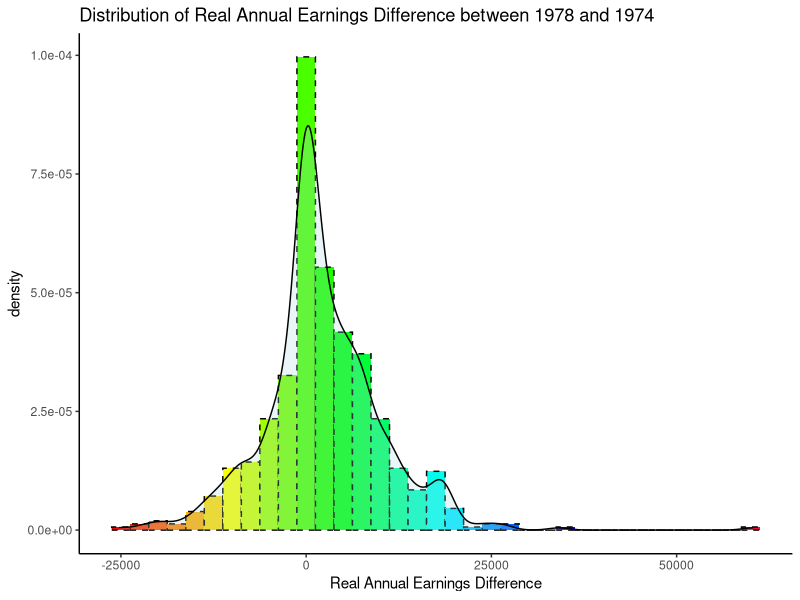
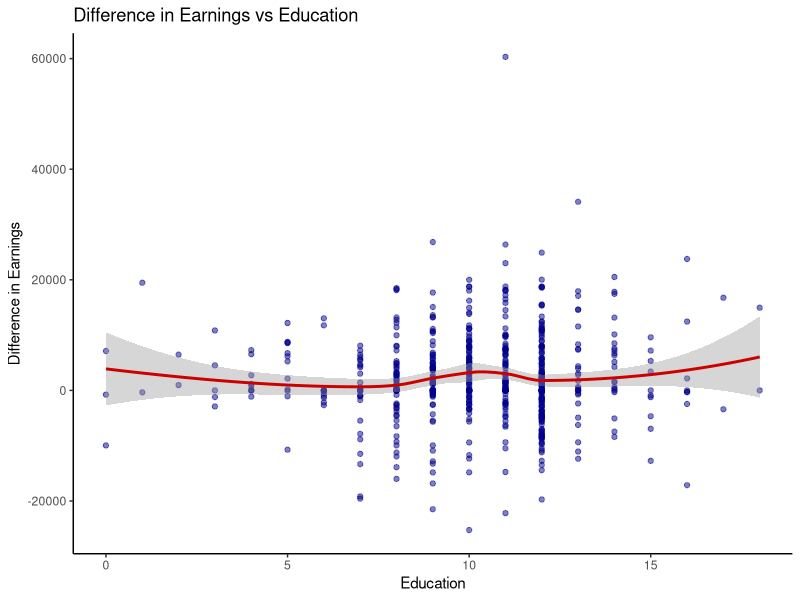
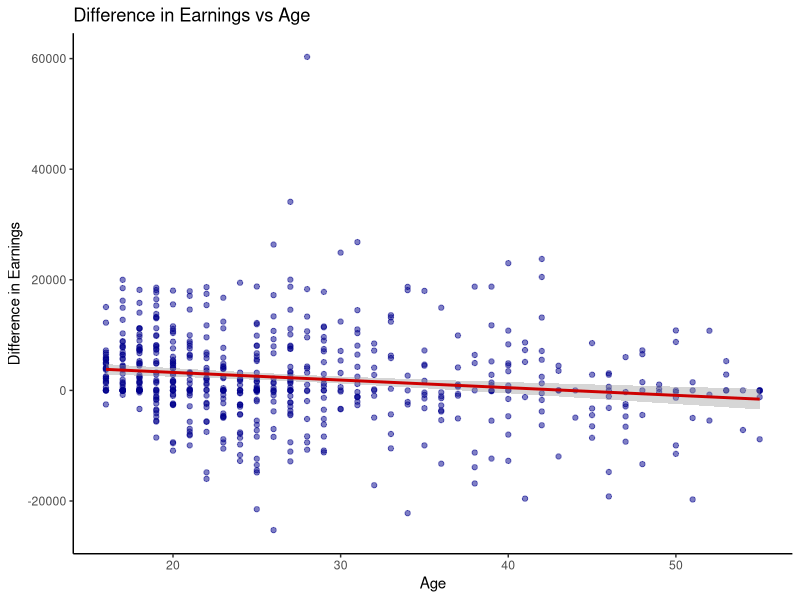
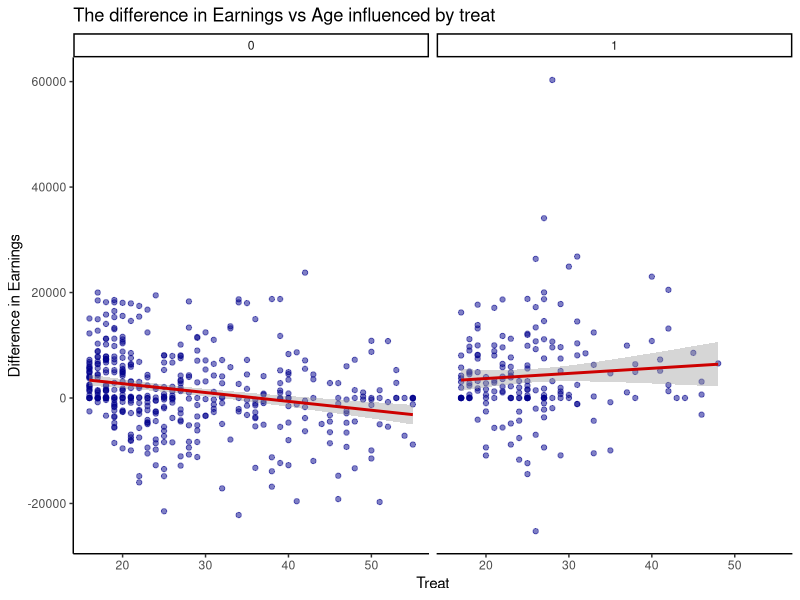
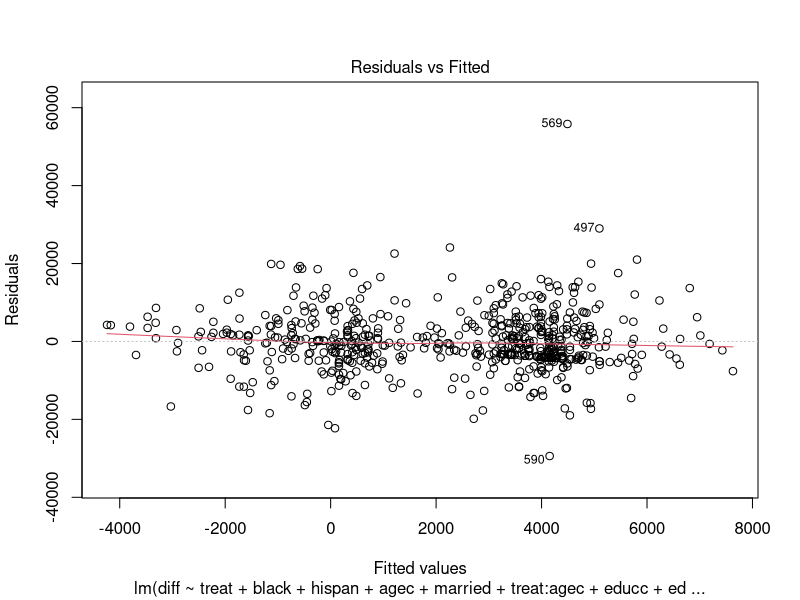
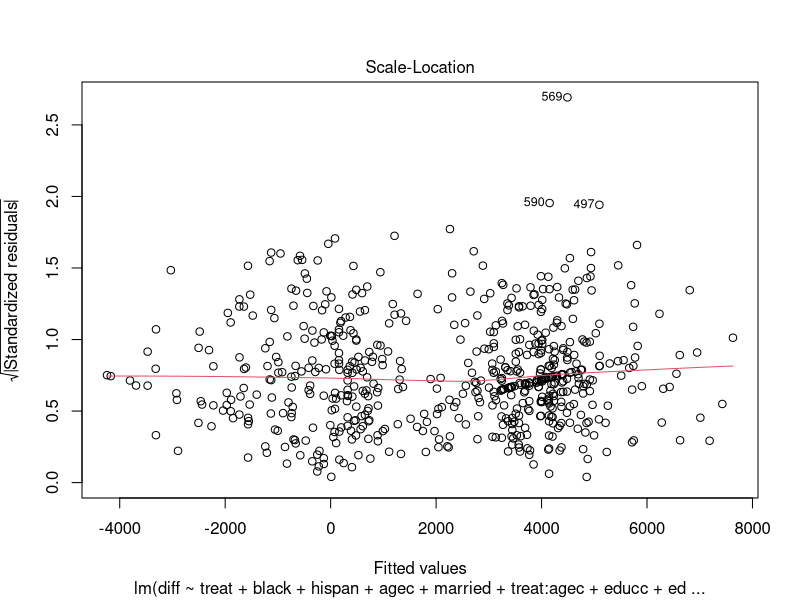
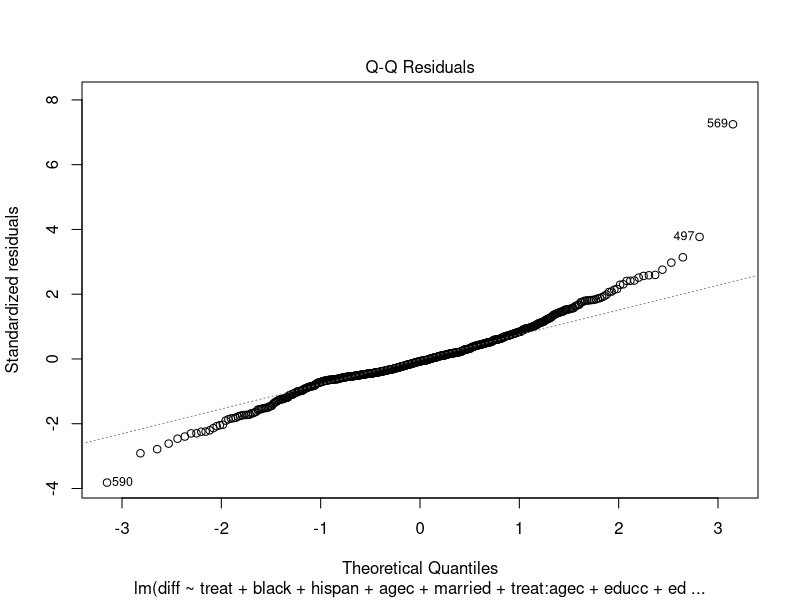
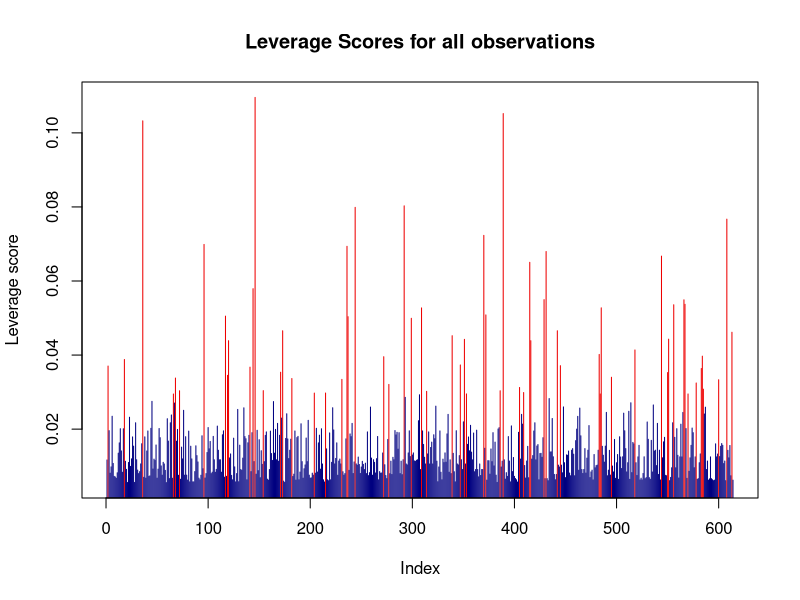

Source code (R) for these figures, in order:
## ---- chunk 1

###### Clear environment and load libraries
rm(list = ls())

options(warn=-1)
options(xtable.comment = FALSE)


library(ggplot2)
library(xtable)
library(rms)
library(pROC)
library(e1071)
library(caret)
require(gridExtra)
library(MASS)
library(arm)

###### Load the data
lalondedata <-
  read.table(
    "lalondedata.csv",
    header = TRUE,
    sep = ",",
    colClasses = c(
      "factor",
      "factor",
      "numeric",
      "numeric",
      "factor",
      "factor",
      "factor",
      "factor",
      "numeric",
      "numeric",
      "numeric"
    )
  )


lalondedata$diff <- lalondedata$re78 - lalondedata$re74
dim(lalondedata)
str(lalondedata)
summary(lalondedata)

lalondedata$agec <- c(scale(lalondedata$age, scale = F))
lalondedata$educc <- c(scale(lalondedata$educ, scale = F))
lalondedata$educc2 <- lalondedata$educc ^ 2

## ---- chunk 2

ggplot(lalondedata, aes(x = diff)) +
  geom_histogram(
    aes(y = ..density..),
    color = "black",
    linetype = "dashed",
    fill = rainbow(35),
    binwidth = 2500
  ) +
  geom_density(alpha = .25, fill = "lightblue") +
  scale_fill_brewer(palette = "Blues") +
  labs(title = "Distribution of Real Annual Earnings Difference between 1978 and 1974",
       x = "Real Annual Earnings Difference") +
  theme_classic() + theme(legend.position = "none")


## ---- chunk 3

# educ
ggplot(lalondedata, aes(x = educ, y = diff)) +
  geom_point(alpha = .5, colour = "blue4") +
  geom_smooth(col = "red3") +
  theme_classic() +
  labs(title = "Difference in Earnings vs Education", x = "Education",
       y = "Difference in Earnings")

ggplot(lalondedata, aes(x = age, y = diff)) +
  geom_point(alpha = .5, colour = "blue4") +
  geom_smooth(method = "lm", col = "red3") +
  theme_classic() +
  labs(title = "Difference in Earnings vs Age", x = "Age",
       y = "Difference in Earnings")

## ---- chunk 4

ggplot(lalondedata, aes(x = age, y = diff)) +
  geom_point(alpha = .5, colour = "blue4") +
  geom_smooth(method = "lm", col = "red3") +
  theme_classic() +
  labs(title = "The difference in Earnings vs Age influenced by treat", x = "Treat",
       y = "Difference in Earnings") +
  facet_wrap( ~ treat)

## ---- chunk 5

final_model <-
  lm(
    diff ~ treat + black + hispan + agec + married + treat:agec + educc + educc2
    + agec:married,
    data = lalondedata
  )

fsta <- summary(final_model)$fstatistic
model_pvalue <- pf(fsta[1],fsta[2],fsta[3],lower.tail=F)

xtable(final_model, caption = "Coefficients")

tdf <- data.frame(
    RSquare = formatC(model_pvalue, format = "e", digits = 2),
    pValue = c(round(summary(final_model)$r.squared, 2))
)

xtable(tdf, caption = "Evaluationl")

xtable(confint(final_model), caption = "Confidence Interval")

## ---- chunk 6

plot(final_model, which=1)
plot(final_model, which=3)

## ---- chunk 7

# Outliers
plot(final_model, which=2)

# Outliers
lev_scores <- hatvalues(final_model)
p<- 9
n <- nrow(lalondedata)
plot(lev_scores, col=ifelse(lev_scores > (2*p/n), 'red2', 'navy'), type="h", ylab="Leverage score",xlab="Index",main="Leverage Scores for all observations")

# High Influence
plot(final_model, which=5, main = "Cook's Distance Analysis")

## ---- chunk 8
library(broom) 

xtable(tidy(vif(final_model)))
